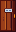

A 2D game scene composited from a Tiled map and its tileset images. What follows is a short description and the map's XML, with every tile layer's data as written:
An orthogonal 1x2 tile map with 16x16 px tiles, 1 tile layer (Tile Layer 1).

<map version="1.2" tiledversion="1.3.1" orientation="orthogonal" renderorder="right-down" compressionlevel="-1" width="1" height="2" tilewidth="16" tileheight="16" infinite="0" nextlayerid="2" nextobjectid="1">
 <tileset firstgid="1" name="MovieTheaterStaffDoor" tilewidth="16" tileheight="16" tilecount="2" columns="1">
  <image source="MovieTheaterStaffDoor.png" width="16" height="32" />
 </tileset>
 <layer id="1" name="Tile Layer 1" width="1" height="2">
  <data encoding="csv">
1,
2
</data>
 </layer>
</map>
